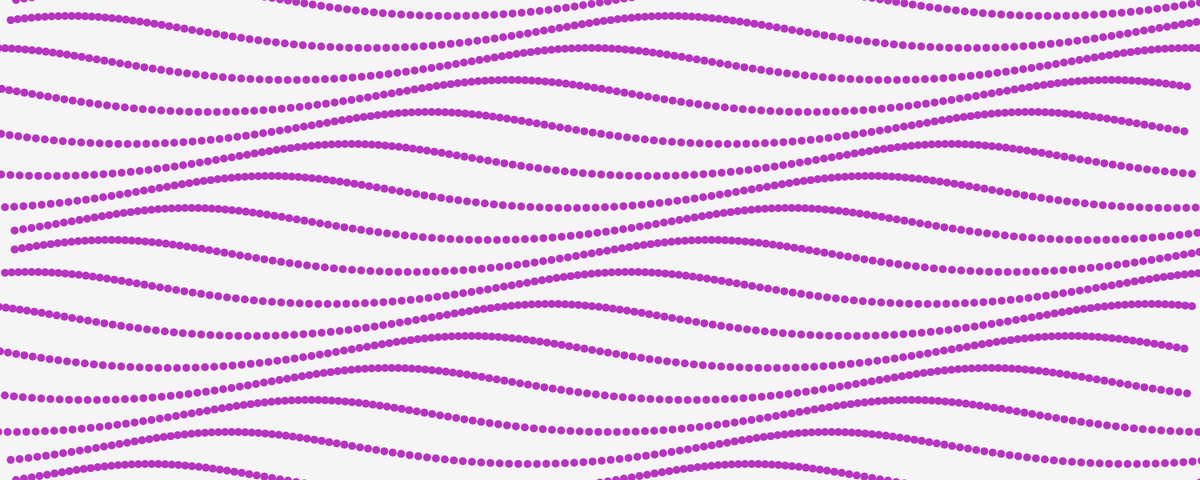
Frame 1 (no input)
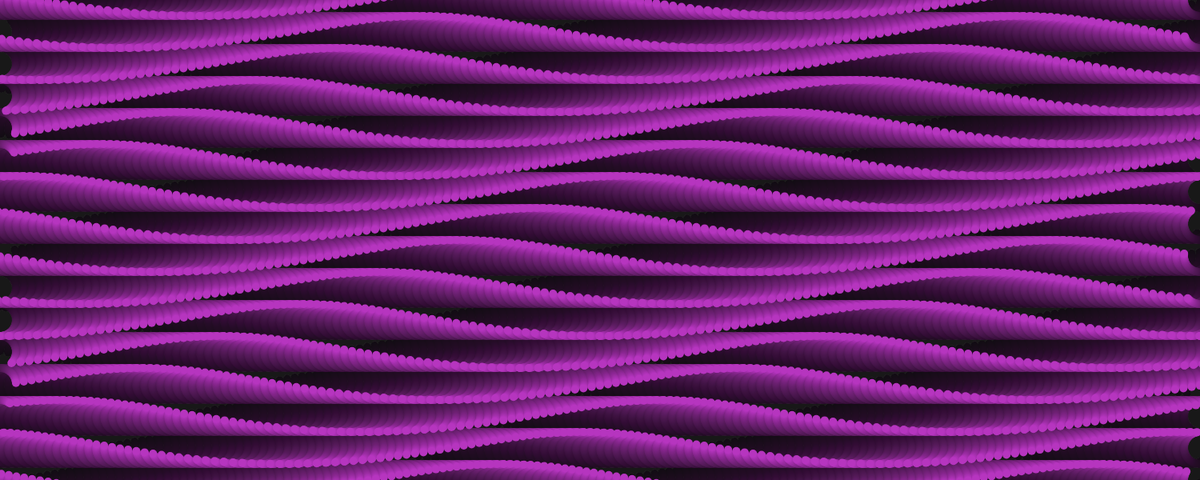
Frame 60 (no input)
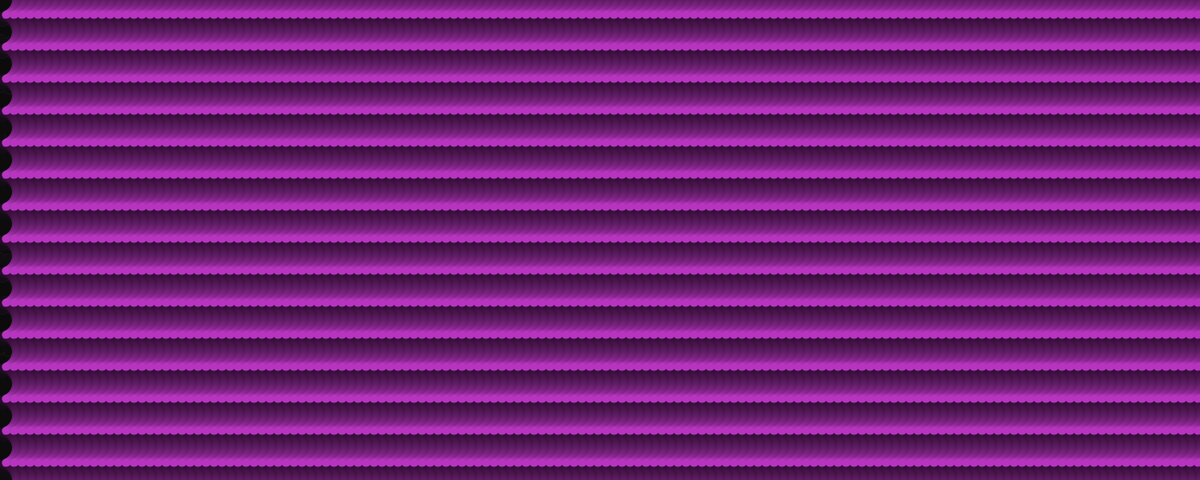
Frame 120 (the mouse pressed at the canvas centre since frame 60)

The p5.js sketch that drew these frames (run headless with seeded random() and noise() and a simulated clock; from frame 60 on, the mouse is pressed at the canvas centre):

// p5.js sketch
// ── sketch.js
let t = 0; // time variable

function setup() {
  createCanvas(1500, 600);
  noStroke();
  fill(color(random(0,255),random(0,255),random(0,255)));
}

function draw() {
  background(10, 10); // translucent background (creates trails)

  // make a x and y grid of ellipses
  for (let x = 0; x <= width; x = x + 10) {
    for (let y = 0; y <= height; y = y + 40) {
      // starting point of each circle depends on mouse position
      const xAngle = map(mouseX, 0, width, -4 * PI, 4 * PI, true);
      const yAngle = map(mouseY, 0, height, -4 * PI, 4 * PI, true);
      // and also varies based on the particle's location
      const angle = xAngle * (x / width) + yAngle * (y / height);

      // each particle moves in a circle
      const myX = x + 20 * cos(2 * PI * t + angle);
      const myY = y + 20 * sin(2 * PI * t + angle);

      ellipse(myX, myY, 10); // draw particle
    }
  }

  t = t + 0.01; // update time
}
